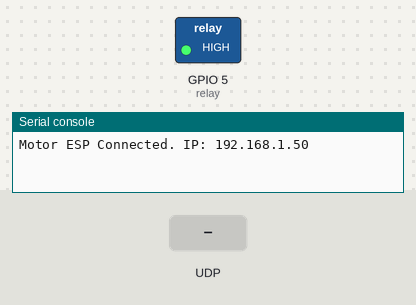
The program below on a simulated ESP32 board running MicroPython. Shown: switched loads named in the program (green lamp = pin HIGH), the last lines printed to the serial console. The inputs (shaded band) are chosen by the test bench. WiFi joins after 1.5 s; the clock reads 2024-03-15 10:24:30 at power-on unless the program sets it.

Above: at 3.2 s.
3.3 s: UDP packet "MOTOR_ON" arrives
At 3.9 s:
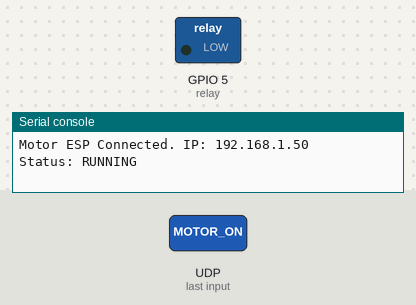
4.8 s: UDP packet "MOTOR_OFF" arrives
At 5.4 s:
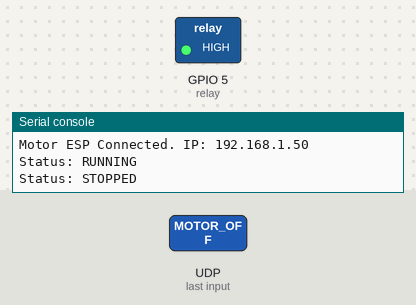
Timing chart, 0 to 7.8 s (numbered marks = the images above; inputs shaded):
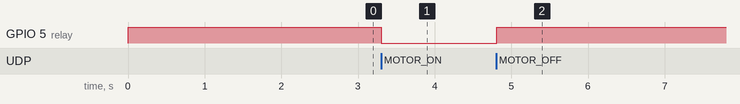

The program:

reciever.py
```python
import machine
import network
import socket
import time

# --- CONFIGURATION ---
SSID = "Your_WiFi_Name"
PASSWORD = "Your_WiFi_Password"
UDP_PORT = 1234
RELAY_PIN = 5

relay = machine.Pin(RELAY_PIN, machine.Pin.OUT)
relay.value(1) # Start with Relay OFF (Assuming Active Low)

# WiFi Connection
wlan = network.WLAN(network.STA_IF)
wlan.active(True)
wlan.connect(SSID, PASSWORD)

while not wlan.isconnected():
    time.sleep(1)

print("Motor ESP Connected. IP:", wlan.ifconfig()[0])

# Setup UDP Server
sock = socket.socket(socket.AF_INET, socket.SOCK_DGRAM)
sock.bind(('', UDP_PORT))
sock.settimeout(0.1) # Don't block forever

last_seen = time.time()

# --- MAIN LOOP ---
while True:
    try:
        data, addr = sock.recvfrom(1024)
        msg = data.decode().strip()
        last_seen = time.time() # Update watchdog timer

        if msg == "MOTOR_OFF":
            relay.value(1) # Turn OFF
            print("Status: STOPPED")
        elif msg == "MOTOR_ON":
            relay.value(0) # Turn ON
            print("Status: RUNNING")

    except OSError:
        # This happens when no data is received (timeout)
        pass

    # SAFETY FAIL-SAFE
    # If no signal for 10 seconds, shut down motor for safety
    if time.time() - last_seen > 10:
        relay.value(1)
        print("CRITICAL: Signal Lost! Motor Safety Cut-off.")

    time.sleep(0.1)
```

Measured:
- after the input at 3.3 s, GPIO 5 (relay): HIGH → LOW at once
- after the input at 4.8 s, GPIO 5 (relay): LOW → HIGH at once
